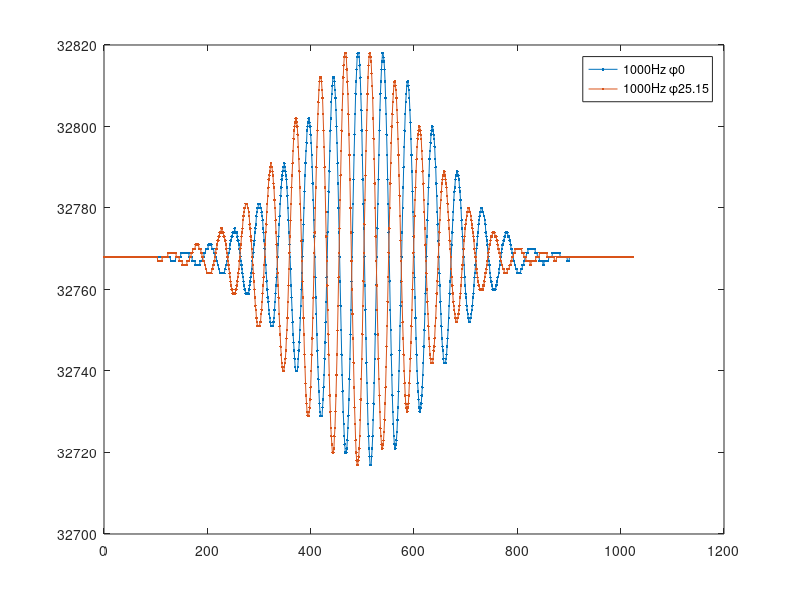

The MATLAB source for this figure:
fs = 48000;
len_t = 1024;
m = 2;

datFormat = 'hex'; % choose 'hex', 'bin' or 'dec'

vs = 340.3; % speed of sound at sea level, in m/s

fprintf('Computing %g samples. fs is %g.\n', len_t, fs);
fprintf('Length is %g seconds or\n',len_t/fs);
fprintf('1/%g of a second.\n',fs/len_t);
fprintf('Distance traversed is %g centimeters.\n',len_t/fs*vs);

t = 0:len_t-1;

  % freq        phase   ampl        offset
params = [ ...
    1000,       0,      2^14,       2^15        ; ... %1
    1000,      25.15,   2^14,       2^15        ; ... %2   
    1000,      30.95,     2^14,       2^15        ; ... %3   
    1000,      11.68,     2^14,       2^15        ; ... %4
    880,        0,      2^14,       2^15        ; ... %5   
    1000,       0,      2^14,       2^15        ; ... %6   
    5000,       0,      2^14,       2^15        ; ... %7   
    8000,       0,      2^14,       2^15        ...   %8
    ];
    
f       = params(:,1)';
phase   = params(:,2)';
A       = params(:,3)';
offset  = params(:,4)';

% bell curve for distorting the pure sines
std_dev = 128;
mean = 512;
d = @(x) (std_dev*sqrt(2*pi))^-1*exp(-.5*((x-mean)/std_dev).^2);

% s = samples
s = zeros(m,len_t);

for i=1:m
    fprintf('\nComputing waveform %d:\n',i);
    fprintf('    f      = %g\n',    f(i));
    fprintf('    A      = %g\n',    A(i));
    fprintf('    phase  = %g\n',    phase(i));
    fprintf('    offset = %g\n',  offset(i));
    s(i,:) = round(A(i)*d(t+phase(i)).*sin((t+phase(i)).*2*pi*f(i)/fs)+offset(i));
end

s=s';

if ~strcmp(datFormat,'bin') && ...
   ~strcmp(datFormat,'hex') && ...
   ~strcmp(datFormat,'dec')
    fprintf(strcat( ...
        '\nInvalid datFormat "',        ...
        datFormat,                      ...
        '"; choose "bin", "hex" or "dec".\n',     ...
        'Defaulting to "bin".\n'));
    datFormat = 'bin';
end

fprintf('\nSaving...\n');
for i=1:m
    file = sprintf('sines%d.%s', i, datFormat);
    if datFormat == 'hex'
        dlmwrite(file, dec2hex(s(:,i)), 'delimiter', '');
    elseif datFormat == 'bin'
        dlmwrite(file, dec2bin(s(:,i)), 'delimiter', '');
    elseif datFormat == 'dec'
        file = sprintf('sines%d.dat', i);
        dlmwrite(file, s(:,i));
    end
    fprintf('  Saved %s\n', file);
end

fprintf('\nPlotting...\n');
leg = cell(m,1);
for i=1:m
    if i ~= 1 
        hold all;
    end
    plot(t, s(:,i), '.-');
    leg{i} = strcat(        ...
        num2str(f(i)),      ...
        'Hz \phi',          ...
        num2str(phase(i)));
end
legend(leg);
hold off;
zoom xon;

fprintf('[Done]\n\n');

